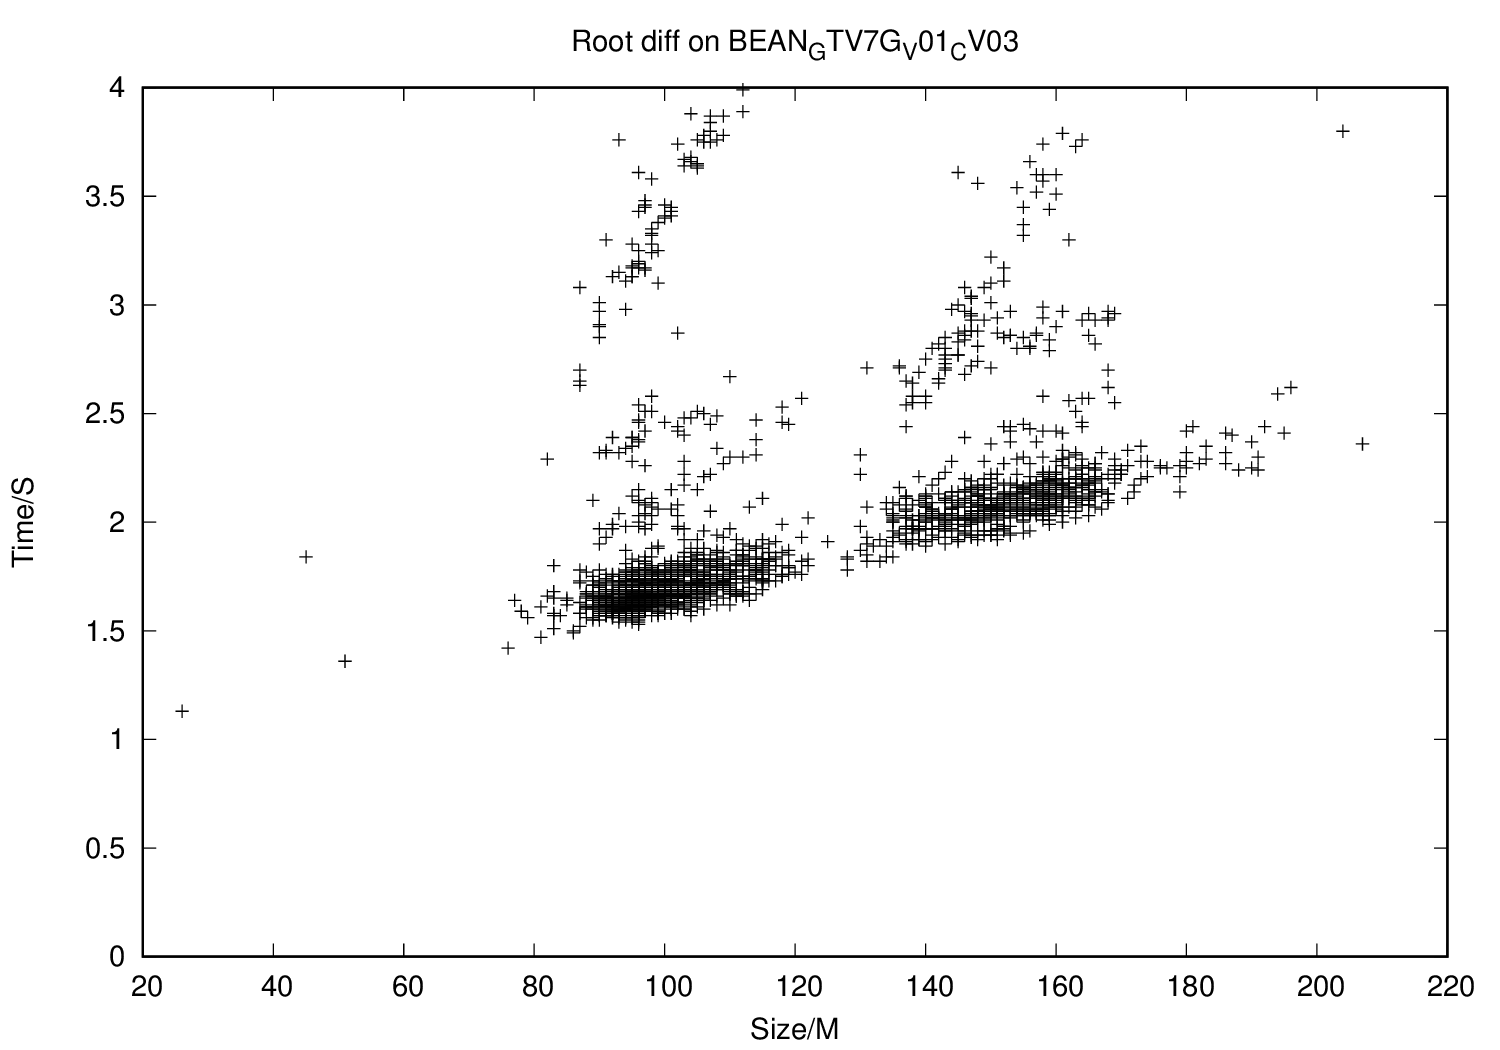

This figure's gnuplot source:
set output "BEAN_GTV7G_V01_CV03.eps"
set terminal postscript eps enhanced
set title "Root diff on BEAN-GTV7G-V01-CV03"
set xlabel "Size/M"
set ylabel "Time/S"
set yrange [0:4]
unset key
plot "BEAN_GTV7G_V01_CV03.dat" using 1:3
